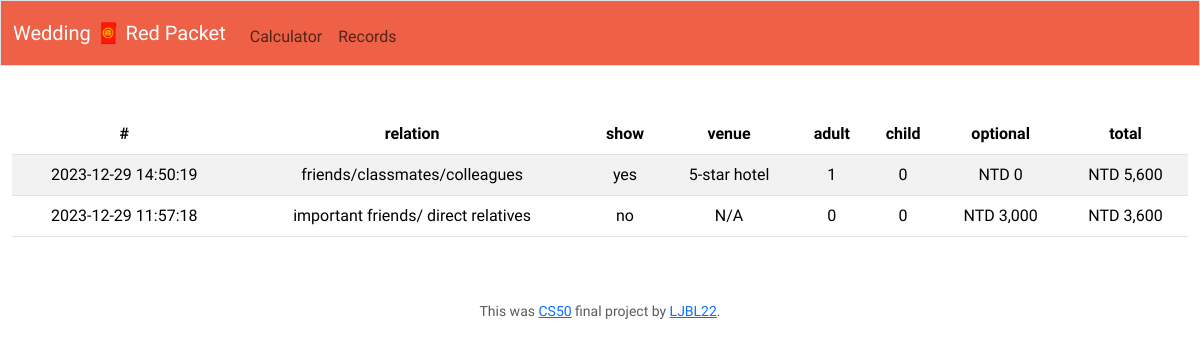
Page /records on the committed database.
### tables this page shows
CREATE TABLE records (
                Timestamp DEFAULT CURRENT_TIMESTAMP,
                relation TEXT NOT NULL,
                showup TEXT NOT NULL,
                venue TEXT NOT NULL,
                add_adult INTEGER NOT NULL,
                add_child INTEGER NOT NULL,
                add_money INTEGER NOT NULL,
                total_amount INTEGER NOT NULL
           );

### app.py (the view)
@app.route("/records", methods=["GET", "POST"])
def records():
    records=db.execute("SELECT * FROM records ORDER BY Timestamp DESC")
    if records:
        return render_template("records.html", records=records)

### app.py (called while the page is built)
def ntd(value):
    return f"NTD {value:,}"

### templates/records.html
{% extends "layout.html" %} {% block title %} records {% endblock %} {% block
main %}
<div class="section">
  <table class="table table-striped">
    <thead>
      <tr>
        <th>#</th>
        <th>relation</th>
        <th>show</th>
        <th>venue</th>
        <th>adult</th>
        <th>child</th>
        <th>optional</th>
        <th>total</th>
      </tr>
    </thead>
    <tbody>
      {% for record in records %}
      <tr>
        <td>{{ record.Timestamp }}</td>
        <td>{{ record.relation }}</td>
        <td>{{ record.showup }}</td>
        <td>{{ record.venue }}</td>
        <td>{{ record.add_adult }}</td>
        <td>{{ record.add_child }}</td>
        <td>{{ record.add_money | ntd }}</td>
        <td>{{ record.total_amount | ntd }}</td>
      </tr>
      {% endfor %}
    </tbody>
  </table>
</div>
{% endblock%}

### static/style.css (style rules this page uses)
* { font-family: 'Quicksand', sans-serif; }

### rows in the picture
records: Timestamp "2023-12-29 14:50:19", relation "friends/classmates/colleagues", showup "yes", venue "5-star hotel", add_adult "1", add_child "0", add_money|ntd "NTD 0", total_amount|ntd "NTD 5,600"
records: Timestamp "2023-12-29 11:57:18", relation "important friends/ direct relatives", showup "no", venue "N/A", add_adult "0", add_child "0", add_money|ntd "NTD 3,000", total_amount|ntd "NTD 3,600"
